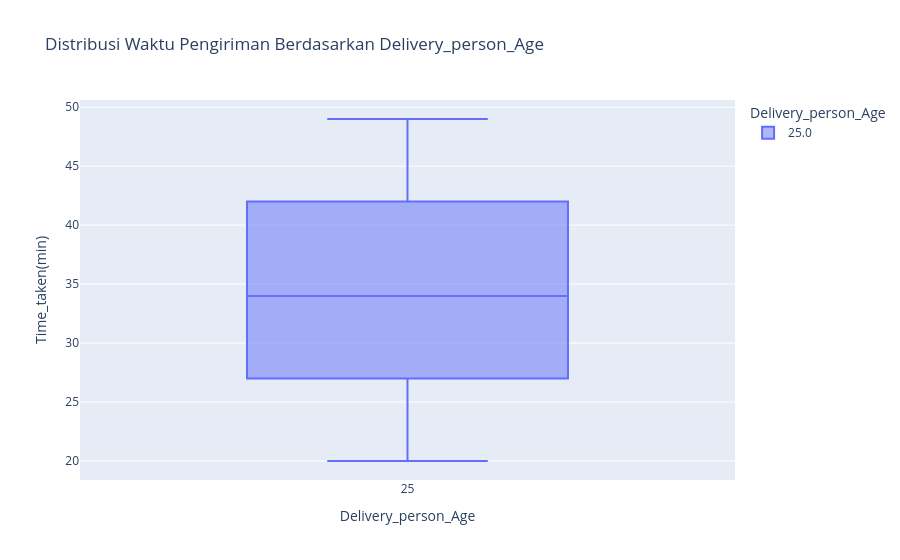

The notebook cell this image was saved under:
### Code cell
# Visualisasi 2: Box Plot Distribusi Waktu Pengiriman Berdasarkan Cuaca

# Menggunakan kolom numerik (y) dan kolom kategorikal pertama (x) secara aman
kolom_kategori_pertama = df.columns[1] # Mengambil kolom kategori pertama

fig2 = px.box(
    df.to_pandas(), 
    y="Time_taken(min)", 
    x=kolom_kategori_pertama,
    color=kolom_kategori_pertama,
    title=f"Distribusi Waktu Pengiriman Berdasarkan {kolom_kategori_pertama}"
) 
fig2.show()

### Figure 1 — Plotly figure (JSON) as saved in the notebook; plotly's stock layout.template omitted (floating-point values rounded to 4 significant figures; data arrays with more than 128 entries replaced by an {"elided": "..."} marker saying what was removed)
{"data": [{"alignmentgroup": "True", "hovertemplate": "Delivery_person_Age=%{x}<br>Time_taken(min)=%{y}<extra></extra>", "legendgroup": "25.0", "marker": {"color": "#636efa"}, "name": "25.0", "notched": false, "offsetgroup": "25.0", "orientation": "v", "showlegend": true, "type": "box", "x": {"elided": "1000 float values"}, "x0": " ", "xaxis": "x", "y": {"elided": "1000 int values"}, "y0": " ", "yaxis": "y"}], "layout": {"boxmode": "overlay", "legend": {"title": {"text": "Delivery_person_Age"}, "tracegroupgap": 0}, "title": {"text": "Distribusi Waktu Pengiriman Berdasarkan Delivery_person_Age"}, "xaxis": {"anchor": "y", "categoryarray": [25], "categoryorder": "array", "domain": [0, 1], "title": {"text": "Delivery_person_Age"}}, "yaxis": {"anchor": "x", "domain": [0, 1], "title": {"text": "Time_taken(min)"}}}}
